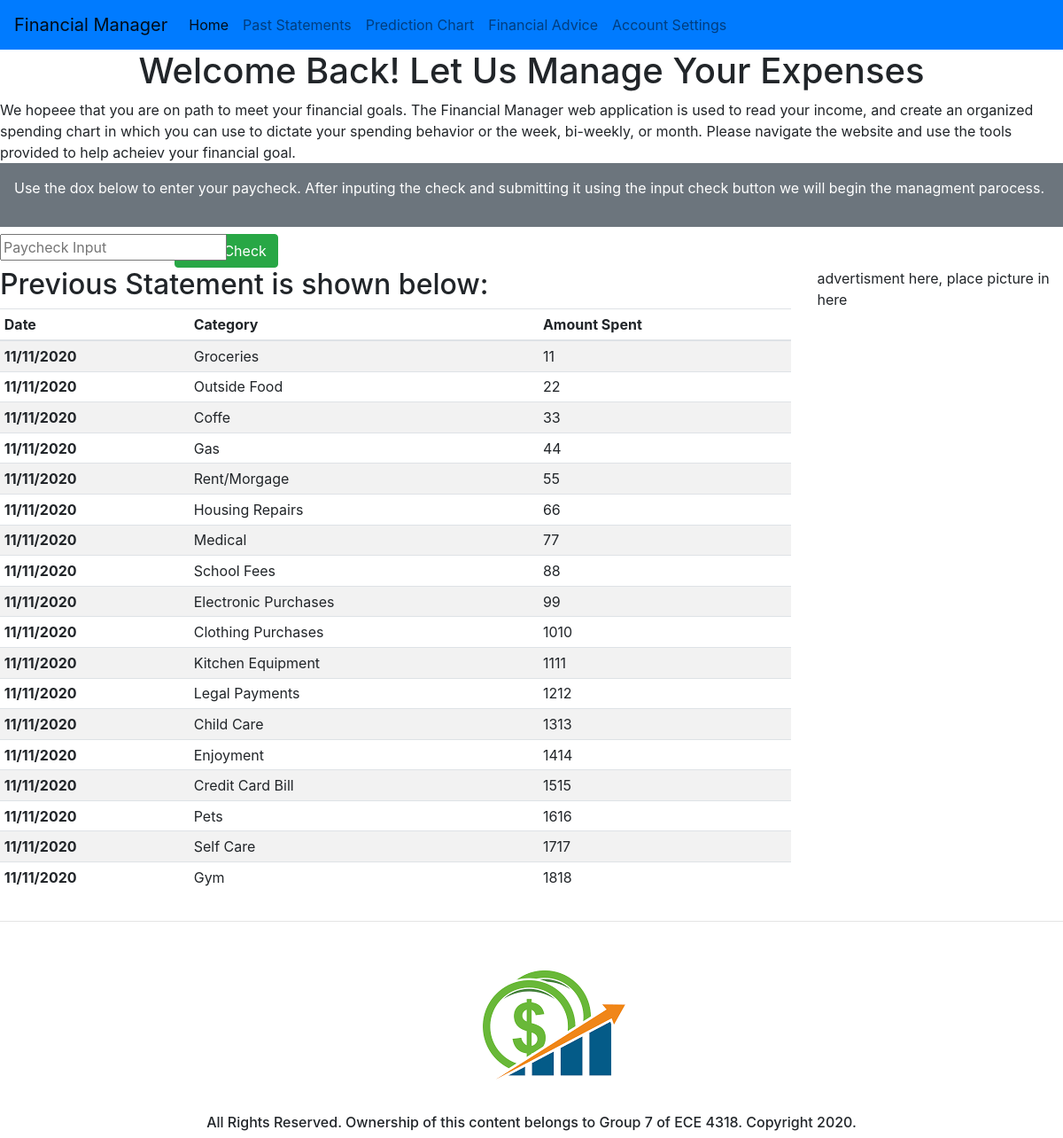
Page /dashboard/2/ on the committed database.
### firstapp/models.py (models this page shows)
class statment(models.Model):
	user = models.ForeignKey(user, null = True, on_delete = models.SET_NULL)
	category = models.ForeignKey(category, null = True, on_delete = models.SET_NULL)
	dateInput = models.CharField(max_length = 200, null = True)
	termLength = models.CharField(max_length = 200, null = True)
	paycheck = models.CharField(max_length = 200, null = True)

class category(models.Model):
	groceries = models.CharField(max_length = 200, null = True)
	outsideFood = models.CharField(max_length = 200, null = True)
	coffee = models.CharField(max_length = 200, null = True)
	gas = models.CharField(max_length = 200, null = True)
	rentMorgage = models.CharField(max_length = 200, null = True)
	LivingReparis = models.CharField(max_length = 200, null = True)
	medical = models.CharField(max_length = 200, null = True)
	schoolFees = models.CharField(max_length = 200, null = True)
	shoppingElectronics = models.CharField(max_length = 200, null = True)
	shoppingFashion = models.CharField(max_length = 200, null = True)
	kitchenEquipment = models.CharField(max_length = 200, null = True)
	legalPayments = models.CharField(max_length = 200, null = True)
	childCare = models.CharField(max_length = 200, null = True)
	enjoyment = models.CharField(max_length = 200, null = True)
	creditCard = models.CharField(max_length = 200, null = True)
	petFees = models.CharField(max_length = 200, null = True)
	selfCareselfDevlopment = models.CharField(max_length = 200, null = True)
	gym = models.IntegerField(max_length = 200, null = True)

### firstapp/views.py (the view)
# urls.py: 2. Add a URL to urlpatterns:  path('', views.home, name='home')
def home(request, pk):
	statment01 = statment.objects.get(id = pk)
	context = {'statment01': statment01}
	return render(request, 'accounts/dashboard.html', context)

### firstapp/templates/accounts/dashboard.html
{% extends 'accounts/main.html' %}
{% load static %}
{% block content %}
<h1 style = "text-align: center"> Welcome Back! Let Us Manage Your Expenses </h1>
<p1 style = "text-align: right"> We hopeee that you are on path to meet your financial goals.
	The Financial Manager web application is used to read your income, and create an organized spending chart in which you can use to dictate your spending behavior or the week, bi-weekly, or month.
	Please navigate the website and use the tools provided
	to help acheiev your financial goal. </p1>
<div class="p-3 mb-2 bg-secondary text-white">
  <p>Use the dox below to enter your paycheck. After inputing the check and submitting it using the input check button we will begin the managment parocess.</p>
</div>
<form>
	<div class = "form-row">
		<div class = "col-2">
			<input type = "number" class = "form control" placeholder="Paycheck Input">
		</div>
		<div>
			<button type = "button" class = "btn btn-success"><a href="{% url 'createStatement' statment01.id %}" class="text-white bg dark">Input Check</a></button>
		</div>
	</div>
</form>
<div class="row">
	<div class="col-md-9">
<h2>Previous Statement is shown below:</h2>
<table class="table table-sm table-striped">
  <thead>
    <tr>
      <th scope="col">Date</th>
      <th scope="col">Category</th>
      <th scope="col">Amount Spent</th>
    </tr>
  </thead>
  <tbody>
    <tr>
      <th scope="row">{{statment01.dateInput}}</th>
      <td>Groceries</td>
      <td>{{statment01.category.groceries}}</td>
    </tr>
        <tr>
      <th scope="row">{{statment01.dateInput}}</th>
      <td>Outside Food</td>
      <td>{{statment01.category.outsideFood}}</td>
    </tr>
        <tr>
      <th scope="row">{{statment01.dateInput}}</th>
      <td>Coffe</td>
      <td>{{statment01.category.coffee}}</td>
    </tr>
        <tr>
      <th scope="row">{{statment01.dateInput}}</th>
      <td>Gas</td>
      <td>{{statment01.category.gas}}</td>
    </tr>
        <tr>
      <th scope="row">{{statment01.dateInput}}</th>
      <td>Rent/Morgage</td>
      <td>{{statment01.category.rentMorgage}}</td>
    </tr>
        <tr>
      <th scope="row">{{statment01.dateInput}}</th>
      <td>Housing Repairs</td>
      <td>{{statment01.category.LivingReparis}}</td>
    </tr>
        <tr>
      <th scope="row">{{statment01.dateInput}}</th>
      <td>Medical</td>
      <td>{{statment01.category.medical}}</td>
    </tr>
        <tr>
      <th scope="row">{{statment01.dateInput}}</th>
      <td>School Fees</td>
      <td>{{statment01.category.schoolFees}}</td>
    </tr>
        <tr>
      <th scope="row">{{statment01.dateInput}}</th>
      <td>Electronic Purchases</td>
      <td>{{statment01.category.shoppingElectronics}}</td>
    </tr>
        <tr>
      <th scope="row">{{statment01.dateInput}}</th>
      <td>Clothing Purchases</td>
      <td>{{statment01.category.shoppingFashion}}</td>
    </tr>
        <tr>
      <th scope="row">{{statment01.dateInput}}</th>
      <td>Kitchen Equipment</td>
      <td>{{statment01.category.kitchenEquipment}}</td>
    </tr>
        <tr>
      <th scope="row">{{statment01.dateInput}}</th>
      <td>Legal Payments</td>
      <td>{{statment01.category.legalPayments}}</td>
    </tr>
        <tr>
      <th scope="row">{{statment01.dateInput}}</th>
      <td>Child Care</td>
      <td>{{statment01.category.childCare}}</td>
    </tr>
        <tr>
      <th scope="row">{{statment01.dateInput}}</th>
      <td>Enjoyment</td>
      <td>{{statment01.category.enjoyment}}</td>
    </tr>
        <tr>
      <th scope="row">{{statment01.dateInput}}</th>
      <td>Credit Card Bill</td>
      <td>{{statment01.category.creditCard}}</td>
    </tr>
        <tr>
      <th scope="row">{{statment01.dateInput}}</th>
      <td>Pets</td>
      <td>{{statment01.category.petFees}}</td>
    </tr>
        <tr>
      <th scope="row">{{statment01.dateInput}}</th>
      <td>Self Care</td>
      <td>{{statment01.category.selfCareselfDevlopment}}</td>
    </tr>
        <tr>
      <th scope="row">{{statment01.dateInput}}</th>
      <td>Gym</td>
      <td>{{statment01.category.gym}}</td>
    </tr>
  </tbody>
</table>
</div>
<div class="col-md-3">
	<p>advertisment here, place picture in here</p>
</div>
</div>
{% endblock %}

### rows in the picture
statment: dateInput "11/11/2020", category.groceries "11", category.outsideFood "22", category.coffee "33", category.gas "44", category.rentMorgage "55", category.LivingReparis "66", category.medical "77", category.schoolFees "88", category.shoppingElectronics "99", category.shoppingFashion "1010", category.kitchenEquipment "1111", category.legalPayments "1212", category.childCare "1313", category.enjoyment "1414", category.creditCard "1515", category.petFees "1616", category.selfCareselfDevlopment "1717", category.gym "1818"
